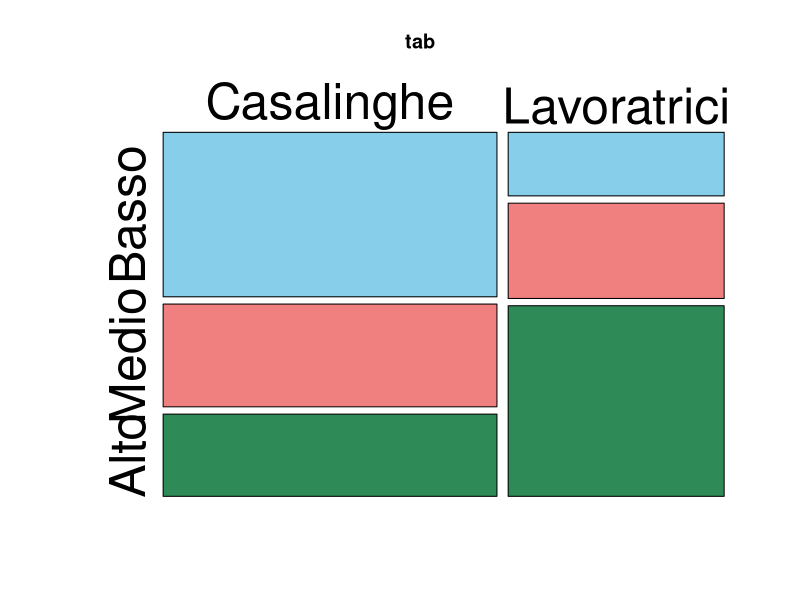
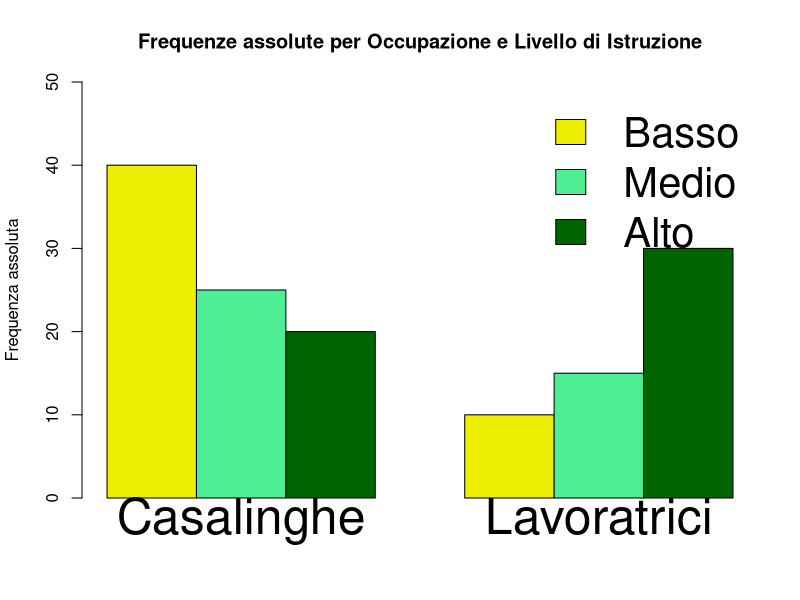
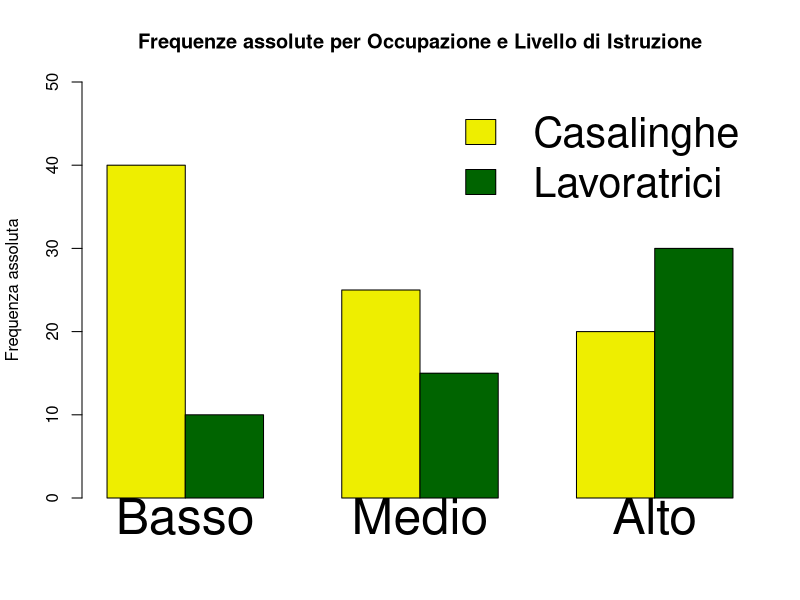
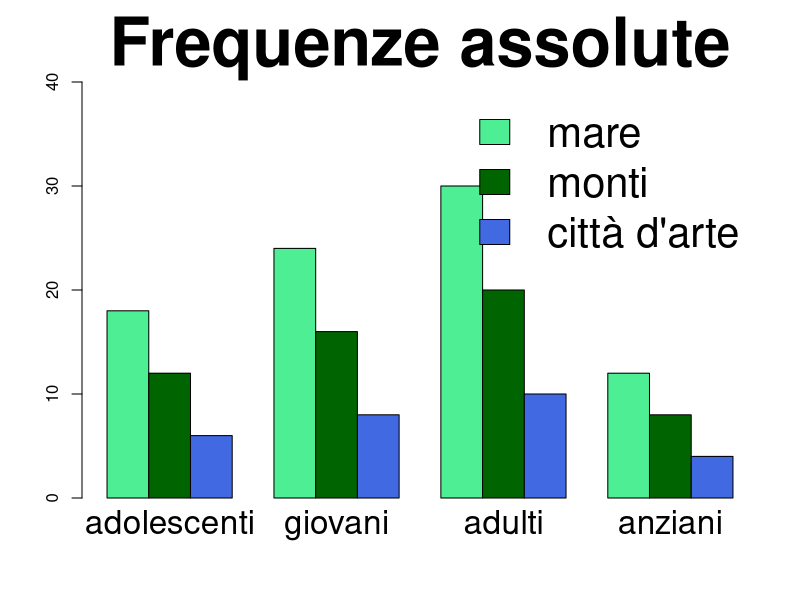
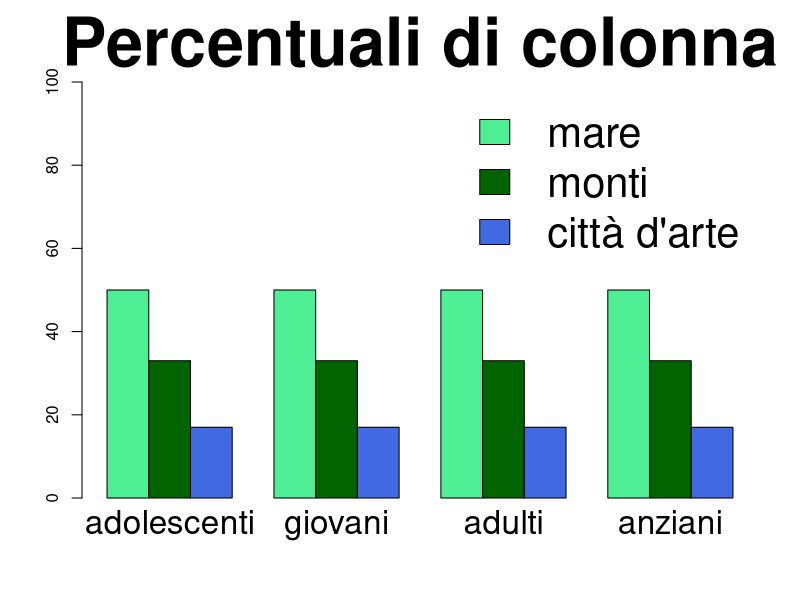
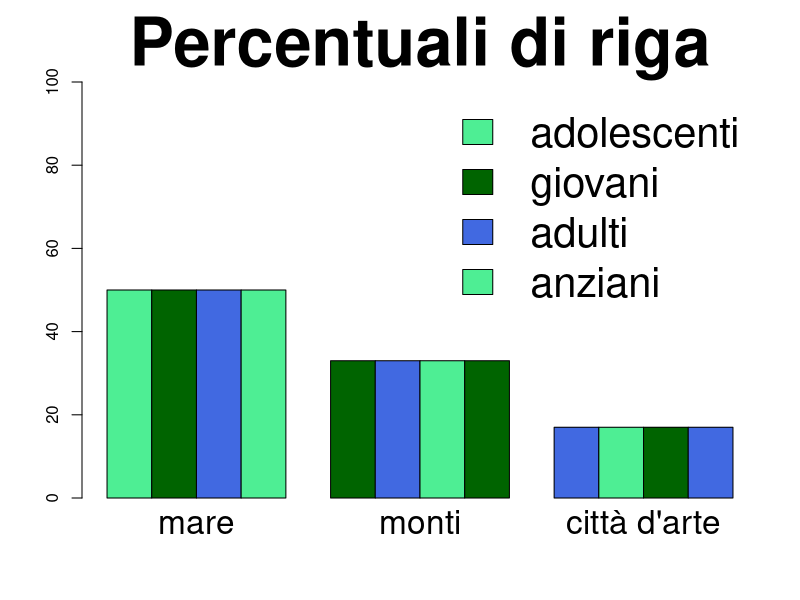
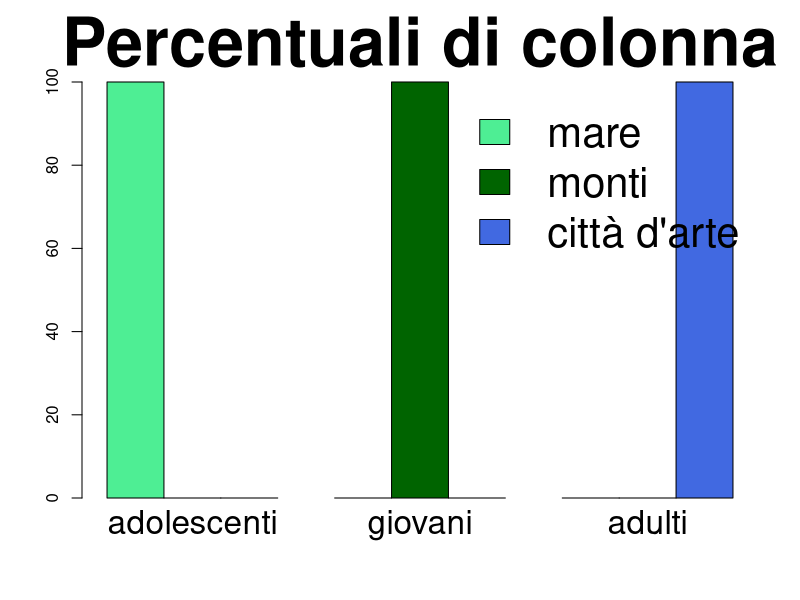

The R source for these figures, in order:
## ---- chunk 1
#| echo: true
var1 <- as.factor(c("a1","a2","a1","a2","a1","a2","a1"))  
var2 <- as.factor(c("b1","b1","b1","b2","b1","b2","b2")) 
mytab = table(var1, var2); mytab
## ---- chunk 2
mytab
## ---- chunk 3
#| echo: true
margin.table(mytab,1)  
## ---- chunk 4
#| echo: true
margin.table(mytab,2)  
## ---- chunk 5
#| echo: true
prop.table(mytab)   
## ---- chunk 6
#| echo: true
prop.table(mytab,1)  # P(B|A)
## ---- chunk 7
#| echo: true
prop.table(mytab,2)  # P(A|B)
## ---- chunk 8
#| echo: false
donne = read.csv2("laboratorio/datiDonne.csv")
donne$Istruzione = factor(donne$Istruzione, levels = c("Basso", "Medio", "Alto"))
tabella = addmargins(table(donne$Occupazione, donne$Istruzione))
rownames(tabella)[nrow(tabella)] <- "Totale"
colnames(tabella)[ncol(tabella)] <- "Totale"
knitr::kable(
  tabella,
  booktabs = TRUE,
  align = "c"
)

## ---- chunk 9
#| echo: false
#| out-width: 80%
#| fig-align: center
tab = table(donne$Occupazione, donne$Istruzione)
mosaicplot(
  tab,
  color = c("skyblue", "lightcoral", "seagreen4"),
  cex = 3
)
## ---- chunk 10
#| echo: false
percRiga = (round(prop.table(table(donne$Occupazione, donne$Istruzione), 1), 2))*100
percRiga = addmargins(percRiga)
percRiga = percRiga[-nrow(percRiga), ]
knitr::kable(
  percRiga,
  booktabs = TRUE,
  align = "c"
)
## ---- chunk 11
#| echo: false

tab = table(donne$Istruzione, donne$Occupazione)
barplot(
  tab,
  beside = TRUE,          # barre affiancate (non impilate)
  col = c("yellow2", "seagreen2", "darkgreen"),
  legend = TRUE,
  ylim = c(0, max(tab) + 10),
  main = "Frequenze assolute per Occupazione e Livello di Istruzione",
  ylab = "Frequenza assoluta", cex.names = 3,args.legend = list(cex = 2.5, x = "topright", bty = "n")
)
## ---- chunk 12
#| echo: false
percColonna = (round(prop.table(table(donne$Occupazione, donne$Istruzione), 2), 2))*100
percColonna = addmargins(percColonna)
percColonna = percColonna[,-ncol(percColonna) ]
knitr::kable(
  percColonna,
  booktabs = TRUE,
  align = "c"
)
## ---- chunk 13
#| echo: false

tab = table(donne$Occupazione, donne$Istruzione)
barplot(
  tab,
  beside = TRUE,          # barre affiancate (non impilate)
  col = c("yellow2",  "darkgreen"),
  legend = TRUE,
  ylim = c(0, max(tab) + 10),
  main = "Frequenze assolute per Occupazione e Livello di Istruzione",cex.names = 3,
  ylab = "Frequenza assoluta",args.legend = list(cex = 2.5, x = "topright", bty = "n")
)
## ---- chunk 14
#| tbl-cap: Frequenze osservate
knitr::kable(tabella,booktabs = TRUE,align = "c")
## ---- chunk 15
#| warning: false
#| echo: true

mytab
chisq.test(mytab)$statistic
## ---- chunk 16
#| echo: true
chiMax = sum(mytab) * min(c(nrow(mytab) - 1, ncol(mytab) - 1))
chiMax
chisq.test(mytab)$statistic/chiMax
## ---- chunk 17
#| echo: false
preferenze_tab <- matrix(
  c(18, 24, 30, 12,   # mare
    12, 16, 20, 8,    # monti
    6, 8, 10, 4),     # città d’arte
  nrow = 3,
  byrow = TRUE
)

# Assegna nomi di righe e colonne
rownames(preferenze_tab) <- c("mare", "monti", "città d'arte")
colnames(preferenze_tab) <- c("adolescenti", "giovani", "adulti", "anziani")
knitr::kable(preferenze_tab)

## ---- chunk 18
#| echo: false
#| out-width: 50%
#| fig-align: center
barplot(preferenze_tab, beside = T,
        legend.text = T, col = c("seagreen2", "darkgreen", "royalblue"),
        args.legend = list(cex = 2.5, x = "topright", bty = "n"), cex.names = 2,
        ylim=c(0, 40), main ="Frequenze assolute",cex.main =4)
## ---- chunk 19
#| echo: false
#| layout-ncol: 2
# barplot(preferenze_tab, beside = T, 
#         legend.text = T, col = c("seagreen2", "darkgreen", "royalblue"), 
#         args.legend = list(cex = 2.5, x = "topright", bty = "n"), cex.names = 2, 
#         ylim=c(0, 40), main ="Frequenze assolute",cex.main =4)

barplot(round(prop.table(preferenze_tab, 2),2)*100, beside = T, 
        legend.text = T, col = c("seagreen2", "darkgreen", "royalblue"), 
        args.legend = list(cex = 2.5, x = "topright", bty = "n"), cex.names = 2, 
        ylim=c(0,100), main ="Percentuali di colonna",cex.main =4)

barplot(round(prop.table(t(preferenze_tab), 1),2)*100, beside = T, 
        legend.text = T, col = c("seagreen2", "darkgreen", "royalblue"), 
        args.legend = list(cex = 2.5, x = "topright", bty = "n"), cex.names = 2, 
        ylim=c(0,100), main = "Percentuali di riga",cex.main =4)


## ---- chunk 20
#| echo: false
knitr::kable(preferenze_tab, caption = "Frequenze osservate")

friga = apply(preferenze_tab,1,sum)
fcolonna = apply(preferenze_tab,2,sum)

prefT = matrix(nrow = nrow(
  preferenze_tab), ncol = ncol(preferenze_tab))
colnames(prefT) = colnames(preferenze_tab)
rownames(prefT) = rownames(preferenze_tab)

for (i in 1:nrow(prefT)) {
  for (j in 1:ncol(prefT)) {
    prefT[i,j] = (friga[i]*fcolonna[j])/sum(preferenze_tab)
  }
}

knitr::kable(prefT, caption = "Frequenze Teoriche")
## ---- chunk 21
#| echo: false
chisq.test(preferenze_tab)$statistic
sum(preferenze_tab) * min(c(nrow(preferenze_tab) -1, 
                            ncol(preferenze_tab) - 1))
## ---- chunk 22
#| echo: false
preferenze_dep <- matrix(
  c(84, 0, 0,    # mare → solo adolescenti
    0, 64, 0,    # monti → solo giovani
    0, 0, 20),  # città d’arte → solo adulti
  nrow = 3,
  byrow = TRUE
)

rownames(preferenze_dep) <- c("mare", "monti", "città d'arte")
colnames(preferenze_dep) <- c("adolescenti", "giovani", "adulti")

knitr::kable(addmargins(preferenze_dep))

## ---- chunk 23
#| echo: false
#| fig-align: center
#| out-width: 40%


barplot(round(prop.table(preferenze_dep, 2),2)*100, beside = T, 
        legend.text = T, col = c("seagreen2", "darkgreen", "royalblue"), 
        args.legend = list(cex = 2.5, x = "topright", bty = "n"), cex.names = 2, 
        ylim=c(0,100), main ="Percentuali di colonna",cex.main =4)
## ---- chunk 24
#| echo: false
#| warning: false
knitr::kable(preferenze_dep, caption = "Frequenze osservate")

friga = apply(preferenze_dep,1,sum)
fcolonna = apply(preferenze_dep,2,sum)

prefT = matrix(nrow = nrow(
  preferenze_dep), ncol = ncol(preferenze_dep))
colnames(prefT) = colnames(preferenze_dep)
rownames(prefT) = rownames(preferenze_dep)

for (i in 1:nrow(prefT)) {
  for (j in 1:ncol(prefT)) {
    prefT[i,j] = (friga[i]*fcolonna[j])/sum(preferenze_dep)
  }
}

knitr::kable(prefT, caption = "Frequenze Teoriche")

## ---- chunk 25
#| echo: true

chisq.test(preferenze_dep)$statistic
sum(preferenze_dep) * min(c(nrow(preferenze_dep) -1, 
                            ncol(preferenze_dep) - 1))
